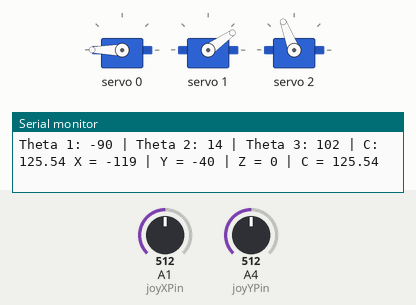
Bench run of a sketch on a simulated Arduino Uno, built with avr-gcc and run on an emulated ATmega328P. Shown: 3 × servo, the last lines printed to the serial monitor. The inputs (shaded band) are chosen by the test bench; at power-on: A1 (joyXPin) = 512, A4 (joyYPin) = 512.

Above: at 4.2 s.
4.3 s: A1 (joyXPin) set to 536
At 5.5 s:
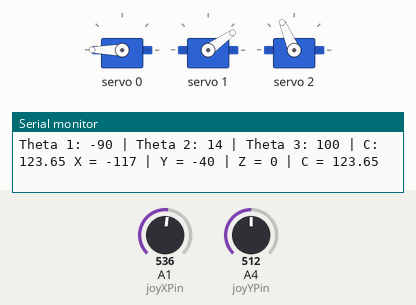
7.3 s: A1 (joyXPin) set to 555
At 8.5 s:
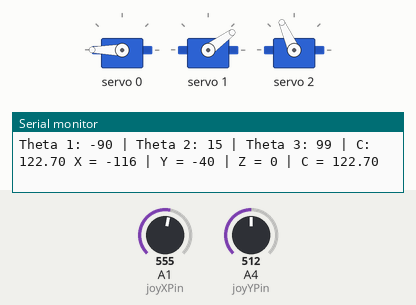
10.3 s: A4 (joyYPin) set to 610
At 10.9 s:
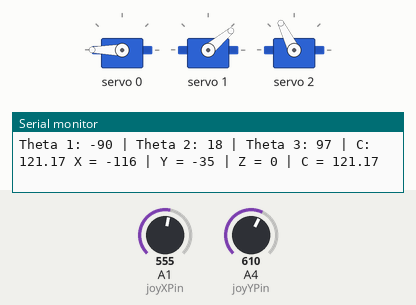
12.1 s: A4 (joyYPin) set to 900
At 13.4 s:
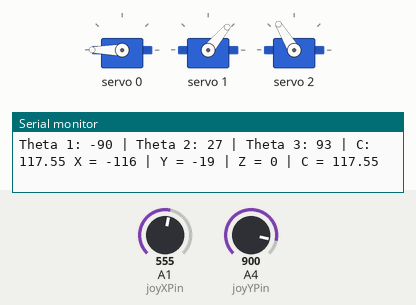
13.7 s: A1 (joyXPin) set to 306
At 14.8 s:
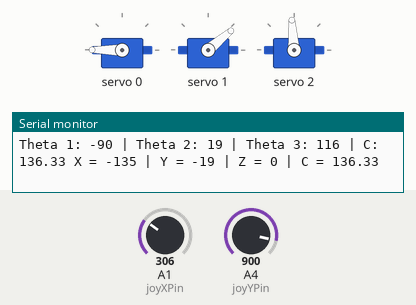
15.4 s: A4 (joyYPin) set to 716
At 16.4 s:
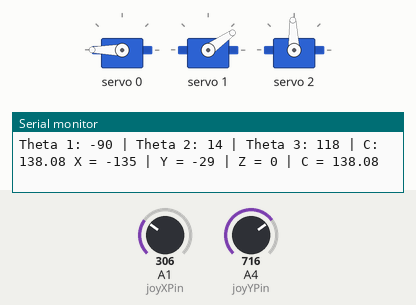
Timing chart, 0 to 18.0 s (numbered marks = the images above; inputs shaded):
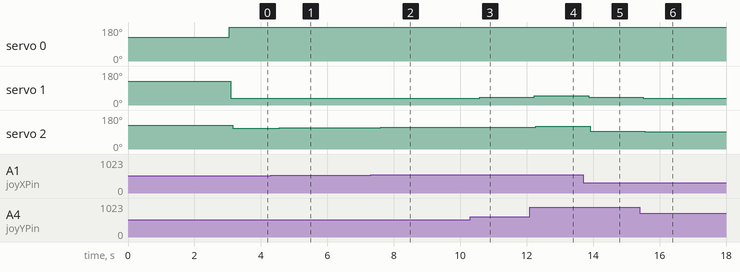

The sketch:

X_Y_contol_pot.ino
```cpp
#include <Wire.h>
#include <Adafruit_PWMServoDriver.h>

Adafruit_PWMServoDriver pwm = Adafruit_PWMServoDriver();

#define SERVO_MIN 150
#define SERVO_MAX 600

const float link_1 = 90;
const float link_2 = 70;

int x = 0;
int y = 0;
int z = 0;
double c = 0;
double L = 0;

double theta1_rad, theta2_rad, theta3_rad;
int theta1_deg, theta2_deg, theta3_deg;
int theta1, theta2, theta3;

// Define your joystick analog pins
const int joyXPin = 15;  // example GPIO pin for X-axis
const int joyYPin = 4;  // example GPIO pin for Y-axis

// IK function
void IK(int x, int y, int z) {
  // calculating theta 1
  theta1_rad = atan2(x, z);

  // calculating the distance from x-z origin
  L = sqrt(x * x + z * z);

  //calculation for hypotenuse
  c = sqrt(L * L + y * y);

  // calculations for theta 2 and theta 3
  theta2_rad = acos( ( (link_1 * link_1)  + (c * c) - (link_2 * link_2) ) / (2 * link_1 * c) ) + atan2(y, L);

  theta3_rad = acos( ( (link_1 * link_1) + (link_2 * link_2) - (c * c) ) / (2 * link_1 * link_2) );

  // Converting theta 1 & 2 to degrees from rads
  theta1_deg = theta1_rad * (180/M_PI);

  theta2_deg = theta2_rad * (180/M_PI);

  theta3_deg = theta3_rad * (180/M_PI);
}

void setup() {
  Serial.begin(9600);
  Serial.println("Joystick Control Mode");

  pwm.begin();
  pwm.setPWMFreq(50);
  delay(10);

  pwm.setPWM(0, 0, 375);
  delay(1000);
  pwm.setPWM(1, 0, 375);
  delay(1000);
  pwm.setPWM(2, 0, 375);
  delay(1000);
}

void loop() {
  int rawX = analogRead(joyXPin);
  int rawY = analogRead(joyYPin);

  // Map raw joystick values (0–4095) to desired motion range
  x = map(rawX, 0, 4095, -158, 158);  // Left-Right
  y = map(rawY, 0, 4095, -68, 158);   // Up-Down (adjust for your leg)

  z = 0;  // Keep Z constant for now (straight forward)

  IK(x, y, z);

  theta1 = map(theta1_deg, 0, 180, SERVO_MIN, SERVO_MAX);
  theta2 = map(theta2_deg, 0, 180, SERVO_MIN, SERVO_MAX);
  theta3 = map( 180 - theta3_deg, 0, 180, SERVO_MIN, SERVO_MAX);

  Serial.print("Theta 1: ");
  Serial.print(theta1_deg);
  Serial.print(" | Theta 2: ");
  Serial.print(theta2_deg);
  Serial.print(" | Theta 3: ");
  Serial.print(theta3_deg);
  Serial.print(" | C: ");
  Serial.print(c);
  // Debug output
  Serial.print(" X = "); Serial.print(x);
  Serial.print(" | Y = "); Serial.print(y);
  Serial.print(" | Z = "); Serial.print(z);
  Serial.print(" | C = "); Serial.println(c);

  if (c < (link_1 + link_2) && c > abs(link_1 - link_2)) {
    pwm.setPWM(0, 0, theta1);
    delay(50);
    pwm.setPWM(1, 0, theta2);
    delay(50);
    pwm.setPWM(2, 0, theta3);
    delay(50);
  } else {
    Serial.println("Point out of reach. Moving to center.");
    pwm.setPWM(0, 0, 375);
    pwm.setPWM(1, 0, 375);
    pwm.setPWM(2, 0, 375);
  }


  delay(50);  // Control loop speed
}
```

Measured:
- after the input at 4.3 s, servo 2: 111° → 113° after 0.26 s
- after the input at 7.3 s, servo 1: 35° → 36° after 0.26 s; servo 2: 113° → 114° after 0.31 s
- after the input at 10.3 s, servo 1: 36° → 40° after 0.29 s; servo 2: 114° → 116° after 0.34 s
- after the input at 12.1 s, servo 1: 40° → 50° after 0.13 s; servo 2: 116° → 121° after 0.18 s
- after the input at 13.7 s, servo 1: 50° → 40° after 0.16 s; servo 2: 121° → 94° after 0.22 s
- after the input at 15.4 s, servo 1: 40° → 35° after 0.11 s; servo 2: 94° → 92° after 0.16 s
